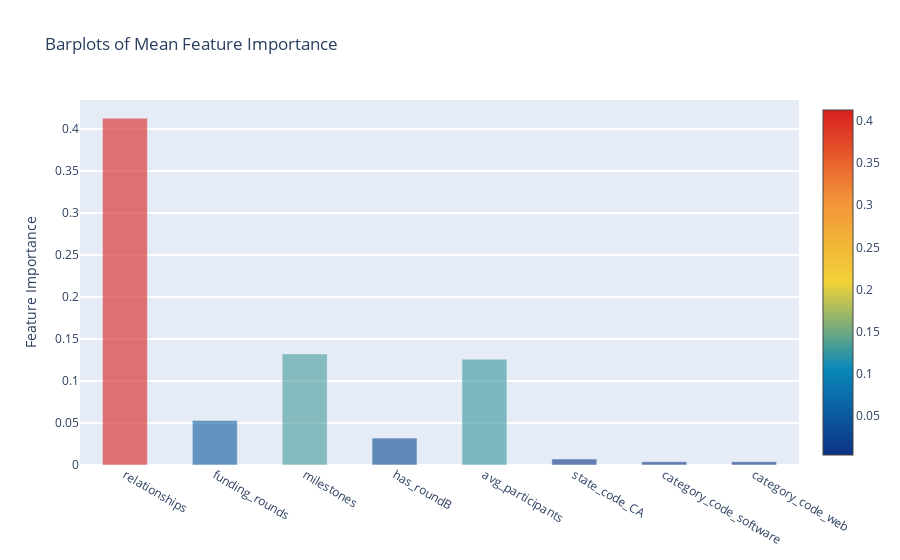

The code cell stored with this chart in its notebook:
### Code cell
mean_bar_plot(feature_dataframe)

### Figure 1 — Plotly figure (JSON) as saved in the notebook; plotly's stock layout.template omitted (floating-point values rounded to 4 significant figures)
{"data": [{"marker": {"color": [0.4129, 0.05309, 0.1323, 0.03202, 0.126, 0.007108, 0.003937, 0.003986], "colorscale": [[0, "rgb(12,51,131)"], [0.25, "rgb(10,136,186)"], [0.5, "rgb(242,211,56)"], [0.75, "rgb(242,143,56)"], [1, "rgb(217,30,30)"]], "reversescale": false, "showscale": true}, "opacity": 0.6, "type": "bar", "width": 0.5, "x": ["relationships", "funding_rounds", "milestones", "has_roundB", "avg_participants", "state_code_CA", "category_code_software", "category_code_web"], "y": [0.4129, 0.05309, 0.1323, 0.03202, 0.126, 0.007108, 0.003937, 0.003986]}], "layout": {"autosize": true, "hovermode": "closest", "showlegend": false, "title": {"text": "Barplots of Mean Feature Importance"}, "yaxis": {"gridwidth": 2, "ticklen": 5, "title": {"text": "Feature Importance"}}}}
